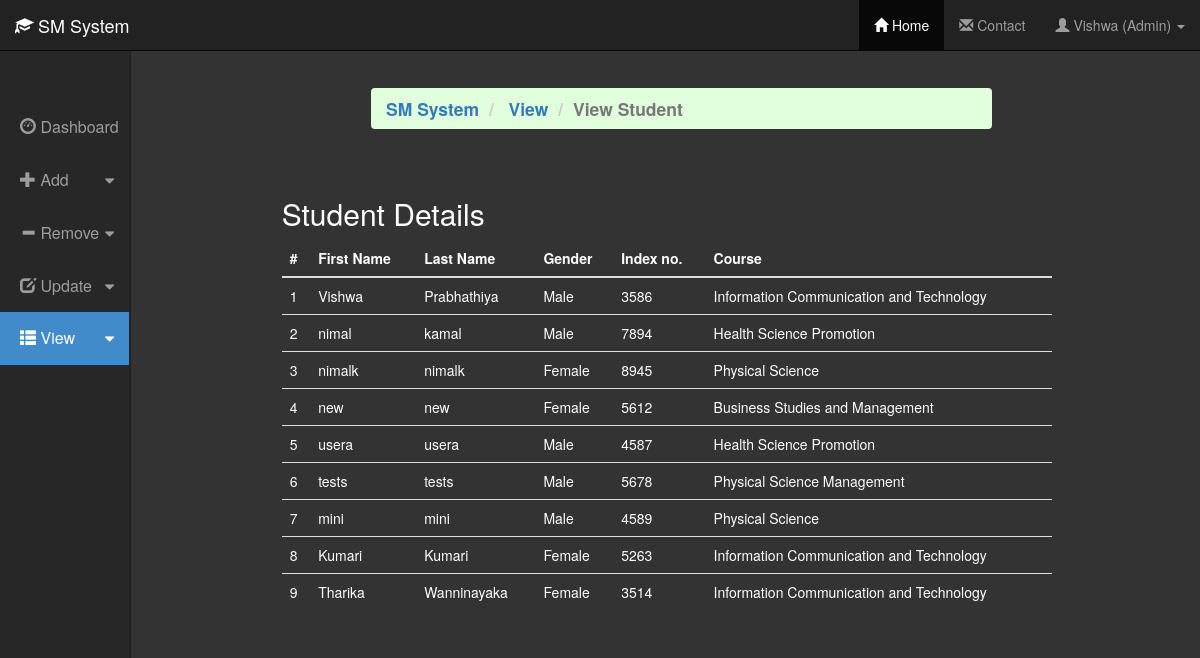
Screenshot of /index.php?p=viewStudent (signed in) with the database file from the repository.
### tables this page shows
CREATE TABLE `student` (
  `id` int(3) NOT NULL,
  `fname` varchar(20) NOT NULL,
  `lname` varchar(20) NOT NULL,
  `gender` varchar(10) NOT NULL,
  `indexno` int(5) NOT NULL,
  `cname` varchar(50) NOT NULL,
  `email` varchar(30) DEFAULT NULL,
  `password` text DEFAULT NULL
);

### pages/sub/viewStudent.php (the view, shortened to what this page needs)
<div class="row">
<div class="col-xs-offset-2">
	<table class="table main"><tbody><tr><td id="newtd"></td><td id="newtd">
		<ol class="breadcrumb2">
        <li class="breadcrumb-item">
        <a href="index.php">SM System</a>
        </li>
		<li class="breadcrumb-item">
        <a href="index.php?p=addStudent">View</a>
        </li>
        <li class="breadcrumb-item active"><?php
			echo ucfirst(substr($_GET['p'],0,4)).' '.substr($_GET['p'],4,20);
			?></li>
		</ol></td></tr>
		</tbody>
	</table>
</div></div>
<div class="row">
	<div class="col-sm-11 col-sm-offset-1  col-xs-offset-3 col-xs-9 col-md-12">
		<h2 class="sub-header">Student Details</h2>
        <div class="table-responsive">
            <table class="table">
              <thead>
                <tr>
                  <th>#</th>
                  <th>First Name</th>
                  <th>Last Name</th>
                  <th>Gender</th>
                  <th>Index no.</th>
				  <th>Course</th>
                </tr>
              </thead>
              <tbody>
                <?php
					$table_dat = "SELECT * FROM student ORDER BY id ASC;";
					$query_dat = $connection->query($table_dat);
					$query_check = $query_dat->num_rows;
					if($query_check > 0){
						for($j=0;$j<$query_check;$j++){
							$query_dat->data_seek($j);
							$row=$query_dat->fetch_array(MYSQLI_ASSOC);
							echo '
								<tr>
									<td>'.($j+1).'</td>
									<td>'.$row['fname'].'</td>
									<td>'.$row['lname'].'</td>
									<td>'.$row['gender'].'</td>
									<td>'.$row['indexno'].'</td>
									<td>'.$row['cname'].'</td>
								</tr>';
						}
					}
					else{
						die(mysql_error());
					}
				?>
              </tbody>
            </table>
        </div>
	</div>
</div>

### css/style-1.css (style rules this page uses)
body { background-color: #333; }
.breadcrumb2 { padding: 8px 15px; margin-bottom: 20px; list-style: none; background-color: #e2ffdd; border-radius: 4px; font-size: 125%; text-align: left; font-weight: 550; }
.breadcrumb2>li { display:inline-block; }
.breadcrumb2>li+li:before { padding:0 5px; color:#ccc; content:"/\00a0" }
.breadcrumb2>.active { color:#777 }

### css/style-main-0.css (style rules this page uses)
.main { padding-right: 40px; padding-left: 40px; padding-top: 80px; margin-top: 80px; }
#newtd { text-align: right; border: none; vertical-align: unset; }

### rows the page displays
student: fname "Vishwa", lname "Prabhathiya", gender "Male", indexno "3586", cname "Information Communication and Technology"
student: fname "nimal", lname "kamal", gender "Male", indexno "7894", cname "Health Science Promotion"
student: fname "nimalk", lname "nimalk", gender "Female", indexno "8945", cname "Physical Science"
student: fname "new", lname "new", gender "Female", indexno "5612", cname "Business Studies and Management"
student: fname "usera", lname "usera", gender "Male", indexno "4587", cname "Health Science Promotion"
student: fname "tests", lname "tests", gender "Male", indexno "5678", cname "Physical Science Management"
student: fname "mini", lname "mini", gender "Male", indexno "4589", cname "Physical Science"
student: fname "Kumari", lname "Kumari", gender "Female", indexno "5263", cname "Information Communication and Technology"
student: fname "Tharika", lname "Wanninayaka", gender "Female", indexno "3514", cname "Information Communication and Technology"

### other values shown
$_SESSION['fname'] "Vishwa"
$_SESSION['type'] "Admin"
substr($_GET['p'],0,4) "View"
substr($_GET['p'],4,20) "Student"
